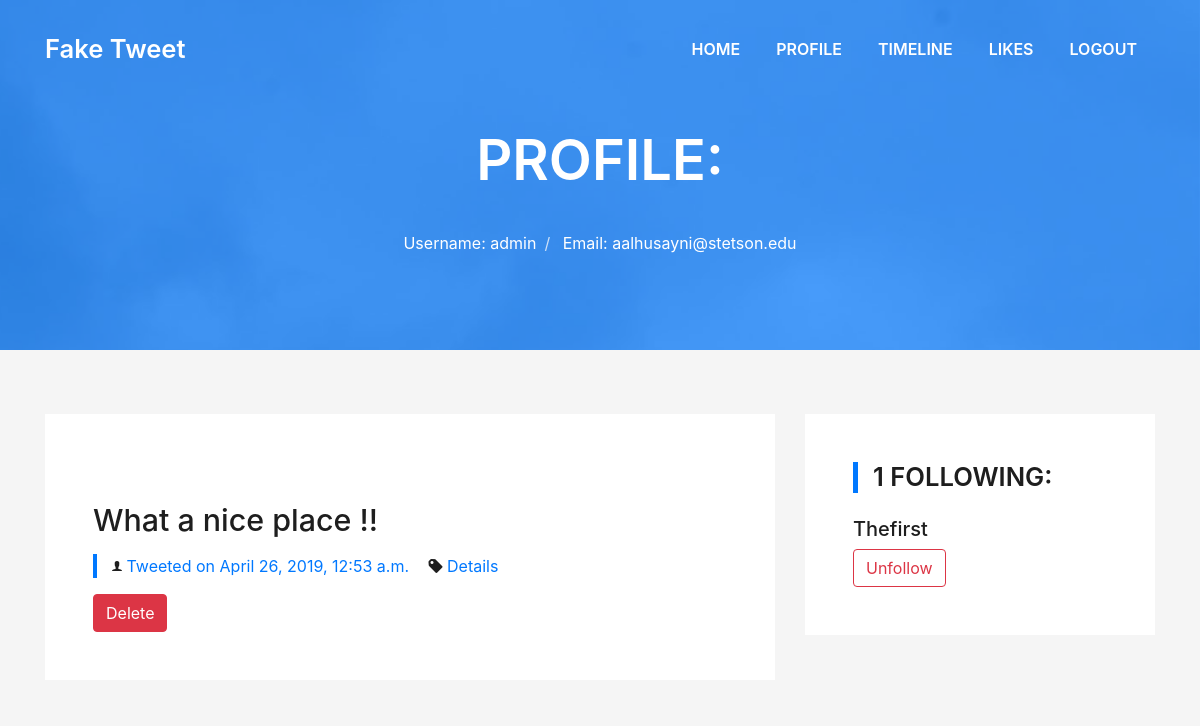
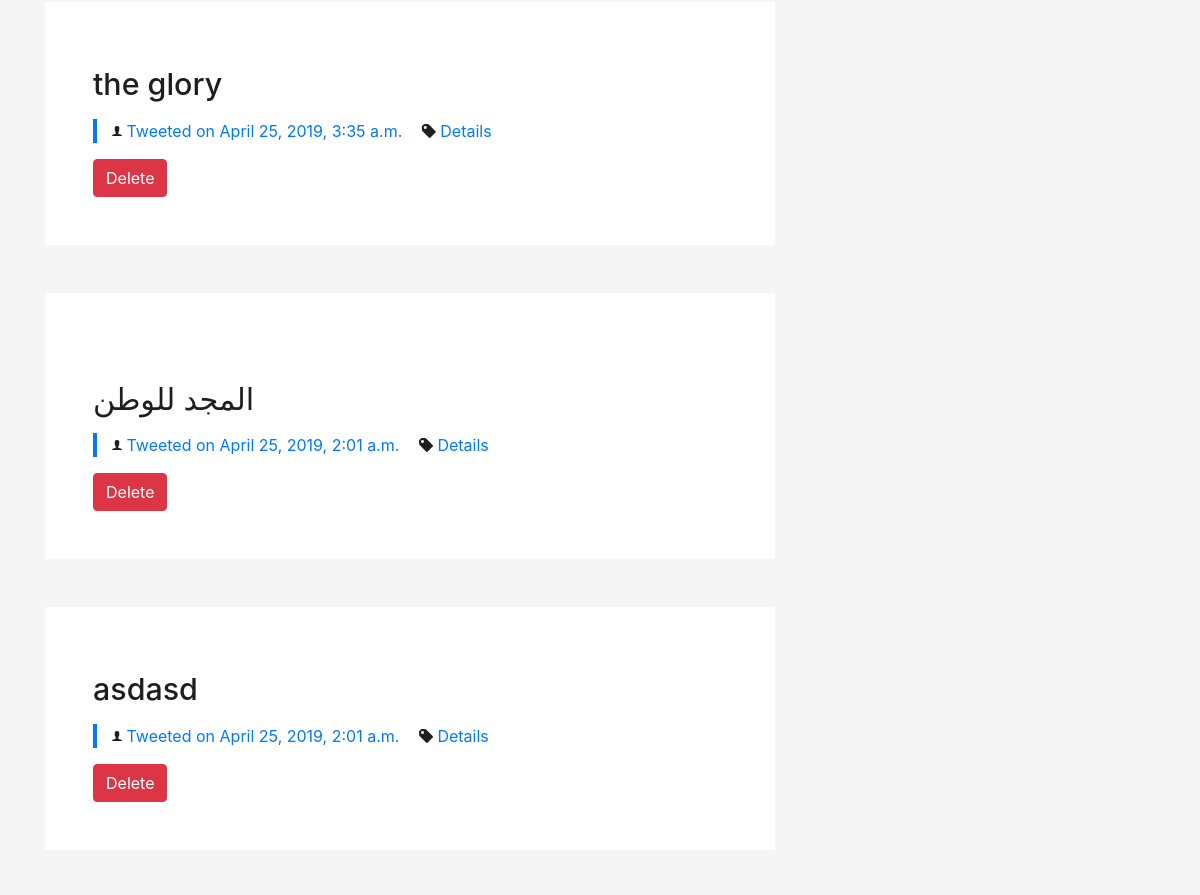
The app's page /profile/ (signed in, upper part), older data (2 pictures, top to bottom).
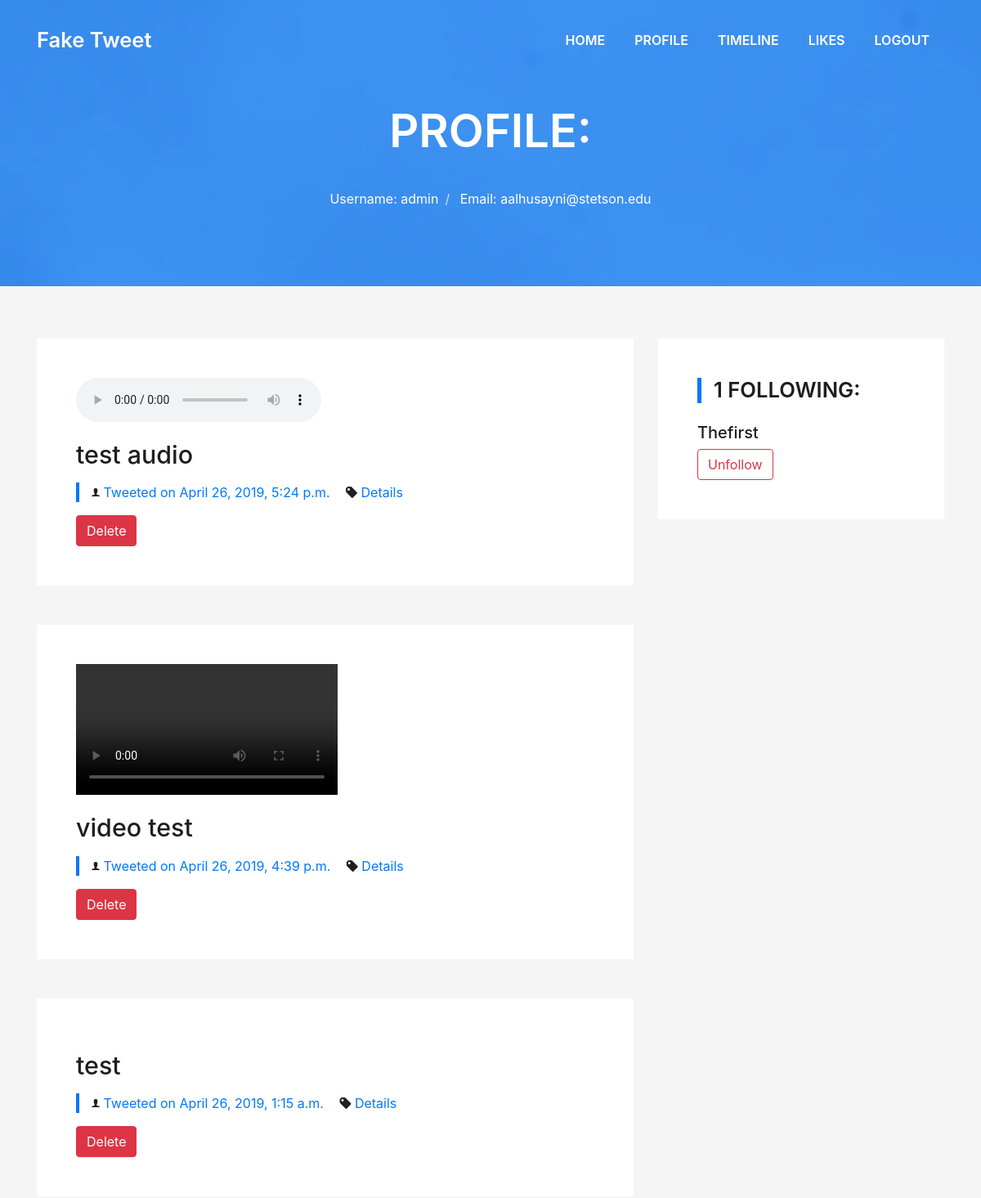
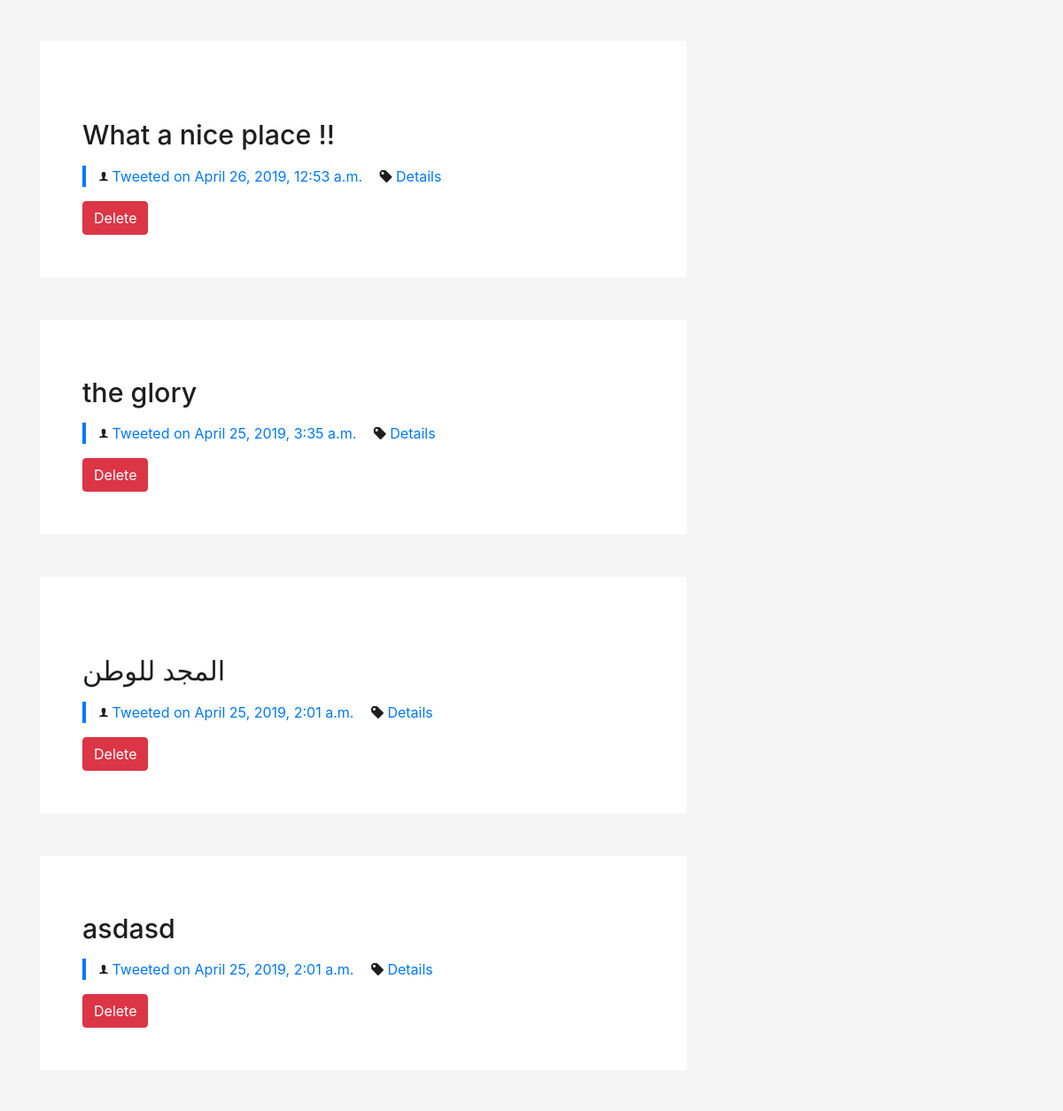
The same page, newer data (2 pictures, top to bottom).
### twit/models.py (models this page shows, shortened)
class Tweet(models.Model):
    author = models.ForeignKey(User, on_delete=models.CASCADE)
    tweet = models.CharField(max_length=280)
    created = models.DateTimeField(auto_now_add=True)
    like = models.ManyToManyField(User, related_name= 'likes', blank=True)
    image = models.FileField(null=True, blank=True)

### twit/views.py (the view)
# urls.py: path('profile/', profile, name='profile'),
@login_required
def profile(request, pk = None):
    if pk:
        user = User.objects.get(pk=pk)
        context = {'user': user}
        return render(request, 'profile.html', context)
    else:
        user = request.user
    tweet = Tweet.objects.filter(author=user).order_by('-created')
    follos = Followings.objects.get(userid=user)
    followings = follos.following.all()
    context = {'user': user,
               'tweet': tweet,
               'following': followings,
               'follow': follos}
    return render(request, 'profile.html', context)

### twit/models.py (called while the page is built)
    def total(self):
        return self.following.count()

### twit/templates/profile.html (shortened to what this page needs)
{% extends "base.html" %}
{% block pagename %}
    Profile:
{% endblock %}
{% block profile %}
    <ol class="breadcrumb d-flex justify-content-center">
            <li class="breadcrumb-item">
              <a>Username: {{ user.username }}</a>
            </li>
            <li class="breadcrumb-item">
              <a>Email: {{ user.email }}</a>
            </li>
    </ol>
{% endblock %}
{% block content %}
  <section class="blog-wrapper sect-pt4" id="blog">
    <div class="container">
      <div class="row">
        <div class="col-md-8">
          {% for t in tweet %}
          <div class="post-box">
            <div class="post-thumb">
              {% if t.image %}
                  {% if '.mp4' in t.image.name %}
                     <video width="320" height="240" controls class="img-fluid">
                       <source src="{{ t.image.url }}" type="video/mp4">
                      </video>
                  {% elif '.mp3' in t.image.name %}
                    <audio controls>
                      <source src="{{ t.image.url }}" type="audio/mpeg">
                    </audio>
                  {% else %}
                    <img src="{{ t.image.url }}" class="img-fluid" alt="">
                  {% endif %}
              {% endif %}
            </div>
            <div class="post-meta">
              <h1 class="article-title">{{ t.tweet }}</h1>
              <ul>
                <li>
                  <span class="ion-ios-person"></span>
                  <a>Tweeted on {{ t.created }}</a>
                </li>
                <li>
                  <span class="ion-pricetag"></span>
                  <a href="{% url 'details' id=t.id %}">Details</a>
                </li>
              </ul>
            </div>
            <form action="{% url 'deletetweet' %}" method="post">
              <button type="submit" name="tweetid" value="{{ t.id }}" class="btn btn-danger">Delete</button>
            </form>
          </div>
          {% endfor %}
          </div>
        <div class="col-md-4">
        {% if following %}
          <div class="widget-sidebar">
            <h4 class="sidebar-title"> {{ follow.total }} Following{{ follow.total|pluralize }}: </h4>
            <div class="sidebar-content">
              {% for f in following %}
                <h5> <a href="{% url 'profile_pk' pk=f.pk %}">{{ f.username }}</a></h5>
                 <a href="{% url 'unfollow' pk=f.pk %}">
                    <button type="button" class="btn btn-outline-danger">Unfollow</button>
                 </a>
              {% endfor %}
          {% elif follow.total == 0 %}
            <div class="widget-sidebar">
              <h4 class="sidebar-title">{{ follow.total }} Followings: </h4>
              <div class="sidebar-content"> <h3> You don't have any followings !!!</h3>
          {% endif %}
            </div>
          </div>
        </div>
      </div>
    </div>
  </section>
{% endblock %}

Row changes from the older to the newer data that the page shows:
added Tweet: tweet "test audio", created "April 26, 2019, 5:24 p.m.", {{ t.id }} 28 (drawn)
added Tweet: tweet "video test", created "April 26, 2019, 4:39 p.m.", {{ t.id }} 18 (drawn)
added Tweet: tweet "test", created "April 26, 2019, 1:15 a.m.", {{ t.id }} 16 (drawn)
